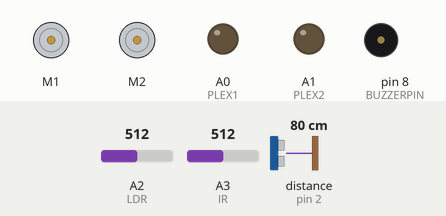
Simulated run of this sketch. Board: Arduino Uno, built with avr-gcc and run on an emulated ATmega328P. Shown: 2 × DC motor (green arrow = forward, orange = backward, longer = faster), output pins drawn as LEDs (lit = HIGH), buzzer (waves = sounding). Dashed ring = blinking. The test bench sets the inputs (shaded band); at power-on: A2 (LDR) = 512, A3 (IR) = 512, distance to the obstacle (sensor on pin 2) 80 cm.

Above: at 0.7 s.
1.6 s: A2 (LDR) set to 900
At 3.3 s:
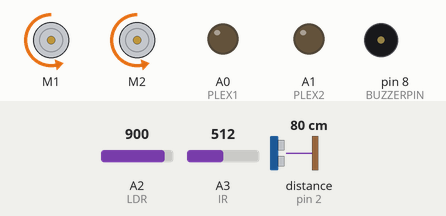
7.8 s: A2 (LDR) set to 1023
At 8.42 s:
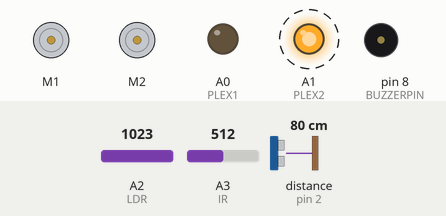
At 9.07 s:
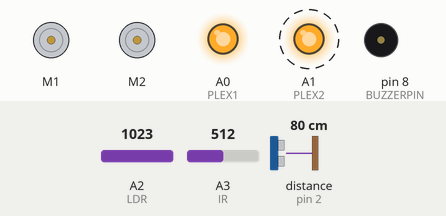
Timing chart, 0 to 18.0 s (numbered marks = the images above; inputs shaded):
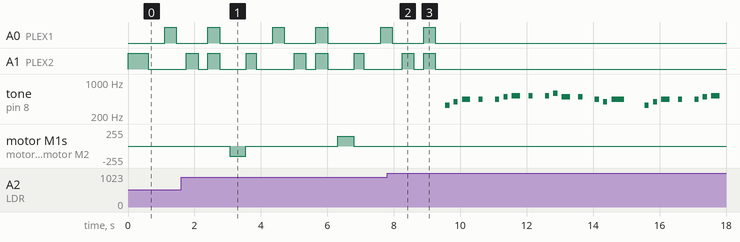

Measured:
- after the input at 7.8 s, A0 (PLEX1), A1 (PLEX2): goes on until 9.3 s, then stays LOW; tone on pin 8 (BUZZERPIN): plays 330 Hz for 0.13 s, 392 Hz for 0.13 s, 440 Hz for 0.25 s, 440 Hz for 0.13 s, 440 Hz for 0.13 s, 494 Hz for 0.13 s … (22 notes in this stretch), starting after 1.8 s; motor M1, motor M2: stops changing and stays stopped

The sketch:

RobotMain.ino
```cpp
#include <MeMCore.h>

/*START OF DEFINITIONS*/

//PINS DEFINITION
#define PLEX1 A0 //Demultiplexer Pin 1
#define PLEX2 A1 //Demultiplexer Pin 2
#define LDR A2   //LDR sensor pin at A2
#define IR A3  //IR sensor pin at A3
#define BUZZERPIN 8 //Buzzer pin at 8


//MEBOT MODULES
MeBuzzer buzzer(BUZZERPIN);
MeDCMotor left_motor(M1);
MeDCMotor right_motor(M2);
MeLineFollower line_finder(PORT_1);
MeUltrasonicSensor ultra_sensor(PORT_2);


//MOVEMENT
#define FORWARD_SPEED 175

#define LEFT_TURN_DURATION 490
#define LEFT_TURN_SPEED 150

#define RIGHT_TURN_DURATION 490
#define RIGHT_TURN_SPEED 150

#define FORWARD_ADVANCE_SPEED 130
#define FORWARD_DURATION 1350

#define LEFTCORRECTION 55
#define RIGHTCORRECTION 55


//SENSORS BASELINE VALUES
#define BASELINEULTRA 11
#define BASELINEIR 200


//COLOR SENSOR CALIBRATION
// Define time delay before the next RGB colour turns ON to allow LDR to stabilize
#define RGBWait 300 //in milliseconds

// Define time delay before taking another LDR reading
#define LDRWait 10 //in milliseconds

//set these based on calibration values
#define greyCalibArr {356.00,60.00,302.00}
#define blackCalibArr {610.00,948.00,620.00}
#define redArr {255.00,102.00,71.77} //RGB values for Red Paper
#define greenArr {115.32,199.75,146.92} //RGB values for Green Paper
#define blueArr {178.73,230.88,246} //RGB values for Blue Paper
#define whiteArr {255.58,258.45,257} //RGB values for White Paper
#define blackArr {23.64,0.00,1.69} //RGB values for Black Paper
#define purpleArr {228.50,178.50,195.89} //RGB values for Purple Paper
#define orangeArr {258.58,170.00,76.84} //RGB values for Orange Paper

String colourStr[] = {"Red", "Green", "Orange", "Purple", "Blue", "White"}; //String array for colour names


/*END OF DEFINITIONS*/

/*START OF GLOBAL ENV VARIABLES*/

//struct for a enum of robot states forward and end
enum robotState {forward, end};
robotState state = forward;

//Environment IR reading
int Env_IR;

/*END OF GLOBAL ENV VARIABLES*/


void setup(){
  //setup the outputs for the colour sensor and IR sensor
  pinMode(PLEX1,OUTPUT);
  pinMode(PLEX2,OUTPUT);
  pinMode(LDR,INPUT);
  pinMode(IR,INPUT);

  //get environment baseline values for IR
  getEnvIR();

  //set the robot state to forward
  robotState state = forward;

}

void loop(){


    //if the robot state is forward
    if(state == forward){
       left_motor.run(-FORWARD_SPEED);
       right_motor.run(FORWARD_SPEED);

      //if the IR sensor is too close to the right wall
      if(infrared_distance() > (BASELINEIR + Env_IR) ){
          //course correct slightly left by decreasing the left motor speed
          left_motor.run(-FORWARD_SPEED + LEFTCORRECTION);
          right_motor.run(FORWARD_SPEED);
      }

      //if the Ultrasonic sensor is too close to the left wall
      if(ultrasonic_distance() < BASELINEULTRA){
          //course correct slightly right by decreasing the right motor speed
          left_motor.run(-FORWARD_SPEED);
          right_motor.run(FORWARD_SPEED - RIGHTCORRECTION);
      }


    //if the line follower sensor detects a black line stop
    if(reached_waypoint()){
      left_motor.stop();
      right_motor.stop();
      getEnvIR(); //get the environment IR reading
      delay(500);
      // run the light challenge
      switch (getColour()){
        case 0: turnLeft(); break; // red : left
        case 1: turnRight(); break; // green : right
        case 2: uTurn(); break; // orange : 180 deg within grid
        case 3: doubleLeft(); break; // purple : 2 left
        case 4: doubleRight(); break; // blue : 2 right
        case 5: state = end; break; // white : End of maze
      }
    }
  }


  //if the robot state is end
  else if(state == end){
      //stop the robot
      left_motor.stop();
      right_motor.stop();
      //play the song
      play();
    }


}


/* START OF MOVEMENT FUNCTIONS */
// turns the mBot left
void turnLeft(){
  left_motor.run(LEFT_TURN_SPEED);
  right_motor.run(LEFT_TURN_SPEED);
  delay(LEFT_TURN_DURATION);
  //stop the motors
  left_motor.stop();
  right_motor.stop();
}

// turns the mBot right
void turnRight(){
  //turn right
  left_motor.run(-RIGHT_TURN_SPEED);
  right_motor.run(-RIGHT_TURN_SPEED);
  delay(RIGHT_TURN_DURATION);
  //stop the motors
  left_motor.stop();
  right_motor.stop();
}

//advances the mBot forward
void advance(){
  left_motor.run(-FORWARD_ADVANCE_SPEED);
  right_motor.run(FORWARD_ADVANCE_SPEED);
  delay(FORWARD_DURATION);
  //stop the motors
  left_motor.stop();
  right_motor.stop();
}

// turns the mBot 180 degrees
void uTurn(){
  turnLeft();
  turnLeft();
}

// turns the mBot left advance then left again
void doubleLeft(){
  turnLeft();
  advance();
  turnLeft();
}

// turns the mBot right advance then right again
void doubleRight(){
  turnRight();
  advance();
  turnRight();
}

/* END OF MOVEMENT FUNCTIONS */


/* START OF SENSOR FUNCTIONS*/

//returns the distance from the ultrasonic sensor
int ultrasonic_distance() {
 return ultra_sensor.distanceCm();
}

//returns the distance from the IR sensor
int infrared_distance() {
    return analogRead(IR);
}

//update the environment IR reading
void getEnvIR(){
  ledArray(1); //turn on green LED to switch off IR Emitter
  delay(300);
  Env_IR = analogRead(IR);
  ledArray(3); //turn off green LED to switch on IR Emitter
}

//returns true if the line follower sensor detects a black line
bool reached_waypoint() {
  int sensor_state = line_finder.readSensors();
  return sensor_state == S1_IN_S2_IN; // S1_IN_S2_IN is the state when both sensors are on the line
}

/* END OF SENSOR FUNCTIONS*/


/* Start of COLOUR IDENTIFICATION Library adapted from:
 * ColourSensor.txt
 * Designed by Dr Henry Tan
 * For CG1111A Photoelectric Sensor Studio
 */

//initialize the calibration arrays
float greyDiff[] = greyCalibArr;
float blackArray[] = blackCalibArr;


//initialize the array of colour array values
float detectArr[][10] = {redArr,greenArr,orangeArr,purpleArr,blueArr,whiteArr};


// Define colour sensor LED pins based on multiplexer pin 1 and 2
int ledArray(int n){
  switch(n)
  {
    case 0: //red
      digitalWrite(PLEX1,HIGH);
      digitalWrite(PLEX2,LOW);
      break;
    case 1: //green
      digitalWrite(PLEX1,LOW);
      digitalWrite(PLEX2,HIGH);
      break;
    case 2: //blue
      digitalWrite(PLEX1,HIGH);
      digitalWrite(PLEX2,HIGH);
      break;
    case 3: //all colour LEDs off but infrared on
      digitalWrite(PLEX1,LOW);
      digitalWrite(PLEX2,LOW);
      break;
  }
}

//function to calculate the euclidean distance squared of colorArray and input array
float euclideanDist(float colorArray[], float inputArray[]){
  float sum = 0;
  for(int i = 0; i < 3; i++){
    sum += (colorArray[i] - inputArray[i])*(colorArray[i] - inputArray[i]);
  }
  return sum;
}

//placeholders for colour detected
int red = 0;
int green = 0;
int blue = 0;

//int to hold colour arrays
float colourArray[] = {0,0,0};

int getColour(){
  //turn on one colour at a time and LDR reads 5 times
  for(int c = 0;c<=2;c++){
    ledArray(c); //turn ON the LED, red, green or blue, one colour at a time.
    delay(RGBWait);
  //get the average of 5 consecutive readings for the current colour and return an average
    colourArray[c] = getAvgReading(5);
  //the average reading returned minus the lowest value divided by the maximum possible range, multiplied by 255 will give a value between 0-255, representing the value for the current reflectivity (i.e. the colour LDR is exposed to)
    colourArray[c] = (colourArray[c] - blackArray[c])/(greyDiff[c])*255;
    ledArray(3);  //turn off the current LED colour
    delay(RGBWait);
  }
  //iterate over the array of colour arrays and find the closest match with minimum euclidean distance
  float minDist = euclideanDist(detectArr[0],colourArray);
  int minIndex = 0;
  for(int i = 1; i < 6; i++){
    float dist = euclideanDist(detectArr[i],colourArray);
    if(dist < minDist){
      minDist = dist;
      minIndex = i;
    }
  }
  return minIndex;
}

int getAvgReading(int times){
//find the average reading for the requested number of times of scanning LDR
  int reading;
  int total = 0;
//take the reading as many times as requested and add them up
  for(int i = 0;i < times;i++){
     reading = analogRead(LDR);
     total = reading + total;
     delay(LDRWait);
  }
//calculate the average and return it
  return total/times;
}

/* END OF COLOUR IDENTIFICATION LIBRARY*/


/*START OF PIRATE SONG LIBRARY*/

#define NOTE_C4  262
#define NOTE_D4  294
#define NOTE_E4  330
#define NOTE_F4  349
#define NOTE_G4  392
#define NOTE_A4  440
#define NOTE_B4  494
#define NOTE_C5  523
#define NOTE_D5  587
#define NOTE_E5  659
#define NOTE_F5  698
#define NOTE_G5  784
#define NOTE_A5  880
#define NOTE_B5  988

// notes in the melody:
int melody[] = {
NOTE_E4, NOTE_G4, NOTE_A4, NOTE_A4, 0,
   NOTE_A4, NOTE_B4, NOTE_C5, NOTE_C5, 0,
   NOTE_C5, NOTE_D5, NOTE_B4, NOTE_B4, 0,
   NOTE_A4, NOTE_G4, NOTE_A4, 0,

   NOTE_E4, NOTE_G4, NOTE_A4, NOTE_A4, 0,
   NOTE_A4, NOTE_B4, NOTE_C5, NOTE_C5, 0,
   NOTE_C5, NOTE_D5, NOTE_B4, NOTE_B4, 0,
   NOTE_A4, NOTE_G4, NOTE_A4, 0,

   NOTE_E4, NOTE_G4, NOTE_A4, NOTE_A4, 0,
   NOTE_A4, NOTE_C5, NOTE_D5, NOTE_D5, 0,
   NOTE_D5, NOTE_E5, NOTE_F5, NOTE_F5, 0,
   NOTE_E5, NOTE_D5, NOTE_E5, NOTE_A4, 0,

   NOTE_A4, NOTE_B4, NOTE_C5, NOTE_C5, 0,
   NOTE_D5, NOTE_E5, NOTE_A4, 0,
   NOTE_A4, NOTE_C5, NOTE_B4, NOTE_B4, 0,
   NOTE_C5, NOTE_A4, NOTE_B4, 0,

   NOTE_A4, NOTE_A4,
   //Repeat of first part
   NOTE_A4, NOTE_B4, NOTE_C5, NOTE_C5, 0,
   NOTE_C5, NOTE_D5, NOTE_B4, NOTE_B4, 0,
   NOTE_A4, NOTE_G4, NOTE_A4, 0,

   NOTE_E4, NOTE_G4, NOTE_A4, NOTE_A4, 0,
   NOTE_A4, NOTE_B4, NOTE_C5, NOTE_C5, 0,
   NOTE_C5, NOTE_D5, NOTE_B4, NOTE_B4, 0,
   NOTE_A4, NOTE_G4, NOTE_A4, 0,

   NOTE_E4, NOTE_G4, NOTE_A4, NOTE_A4, 0,
   NOTE_A4, NOTE_C5, NOTE_D5, NOTE_D5, 0,
   NOTE_D5, NOTE_E5, NOTE_F5, NOTE_F5, 0,
   NOTE_E5, NOTE_D5, NOTE_E5, NOTE_A4, 0,

   NOTE_A4, NOTE_B4, NOTE_C5, NOTE_C5, 0,
   NOTE_D5, NOTE_E5, NOTE_A4, 0,
   NOTE_A4, NOTE_C5, NOTE_B4, NOTE_B4, 0,
   NOTE_C5, NOTE_A4, NOTE_B4, 0,
   //End of Repeat

   NOTE_E5, 0, 0, NOTE_F5, 0, 0,
   NOTE_E5, NOTE_E5, 0, NOTE_G5, 0, NOTE_E5, NOTE_D5, 0, 0,
   NOTE_D5, 0, 0, NOTE_C5, 0, 0,
   NOTE_B4, NOTE_C5, 0, NOTE_B4, 0, NOTE_A4,

   NOTE_E5, 0, 0, NOTE_F5, 0, 0,
   NOTE_E5, NOTE_E5, 0, NOTE_G5, 0, NOTE_E5, NOTE_D5, 0, 0,
   NOTE_D5, 0, 0, NOTE_C5, 0, 0,
   NOTE_B4, NOTE_C5, 0, NOTE_B4, 0, NOTE_A4
};

int noteDurations[] = {
  125, 125, 250, 125, 125,
  125, 125, 250, 125, 125,
  125, 125, 250, 125, 125,
  125, 125, 375, 125,

  125, 125, 250, 125, 125,
  125, 125, 250, 125, 125,
  125, 125, 250, 125, 125,
  125, 125, 375, 125,

  125, 125, 250, 125, 125,
  125, 125, 250, 125, 125,
  125, 125, 250, 125, 125,
  125, 125, 125, 250, 125,

  125, 125, 250, 125, 125,
  250, 125, 250, 125,
  125, 125, 250, 125, 125,
  125, 125, 375, 375,

  250, 125,
  //Rpeat of First Part
  125, 125, 250, 125, 125,
  125, 125, 250, 125, 125,
  125, 125, 375, 125,

  125, 125, 250, 125, 125,
  125, 125, 250, 125, 125,
  125, 125, 250, 125, 125,
  125, 125, 375, 125,

  125, 125, 250, 125, 125,
  125, 125, 250, 125, 125,
  125, 125, 250, 125, 125,
  125, 125, 125, 250, 125,

  125, 125, 250, 125, 125,
  250, 125, 250, 125,
  125, 125, 250, 125, 125,
  125, 125, 375, 375,

  //End of Repeat

  250, 125, 375, 250, 125, 375,
  125, 125, 125, 125, 125, 125, 125, 125, 375,
  250, 125, 375, 250, 125, 375,
  125, 125, 125, 125, 125, 500,

  250, 125, 375, 250, 125, 375,
  125, 125, 125, 125, 125, 125, 125, 125, 375,
  250, 125, 375, 250, 125, 375,
  125, 125, 125, 125, 125, 500
};

void play()
{
    for (int thisNote = 0; thisNote < 150; thisNote++) {

    // to calculate the note duration, take one second
    // divided by the note type.
    //e.g. quarter note = 1000 / 4, eighth note = 1000/8, etc.
    int noteDuration = noteDurations[thisNote];
    buzzer.tone(BUZZERPIN, melody[thisNote],noteDuration);

    // to distinguish the notes, set a minimum time between them.
    int pauseBetweenNotes = noteDuration ;
    delay(pauseBetweenNotes);
    // stop the tone playing:
    buzzer.noTone(BUZZERPIN);
  }
}

/*END OF PIRATE SONG LIBRARY*/
```
